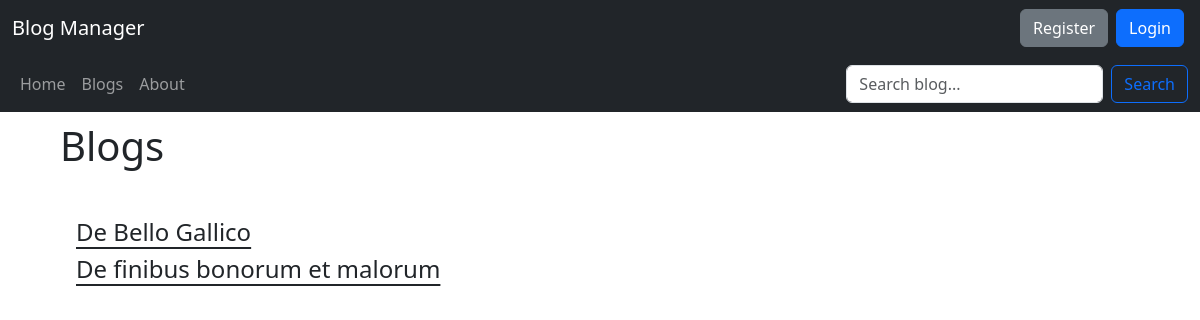
The app's page /blogs/ with its own data.
### blog/models.py (models this page shows)
class Blog(models.Model):
    blog_title = models.CharField(max_length=100, unique=True)
    blog_author = models.ForeignKey(User, on_delete=models.CASCADE)

### blog/views.py (the view)
# urls.py: path('blogs/', views.blogs, name='blog_manager_blogs'),
def blogs(request):
    query = request.GET.get('name')
    print(query)
    if query:
        blogs = Blog.objects.filter(blog_title__contains=query)
    else:
        blogs = Blog.objects.all()
    context = {'blogs': blogs, 'title': 'Blogs'}
    return render(request, 'blog/blogs.html', context)

### blog/templates/blog/blogs.html
{% extends 'blog/base.html' %}
{% block content %}
    <h1 class="mb-5">Blogs</h1>
    {% for blog in blogs reversed%}
        <h4 class="ms-3"><a class="link-dark link-offset-2" href="/blogs/{{ blog.id }}">{{ blog.blog_title }}</a></h4>
    {% empty %}
        <p class="ms-3">No blogs found.</p>
    {% endfor %}
{% endblock content %}

### records on screen
Blog: blog_title "De Bello Gallico"
Blog: blog_title "De finibus bonorum et malorum"
